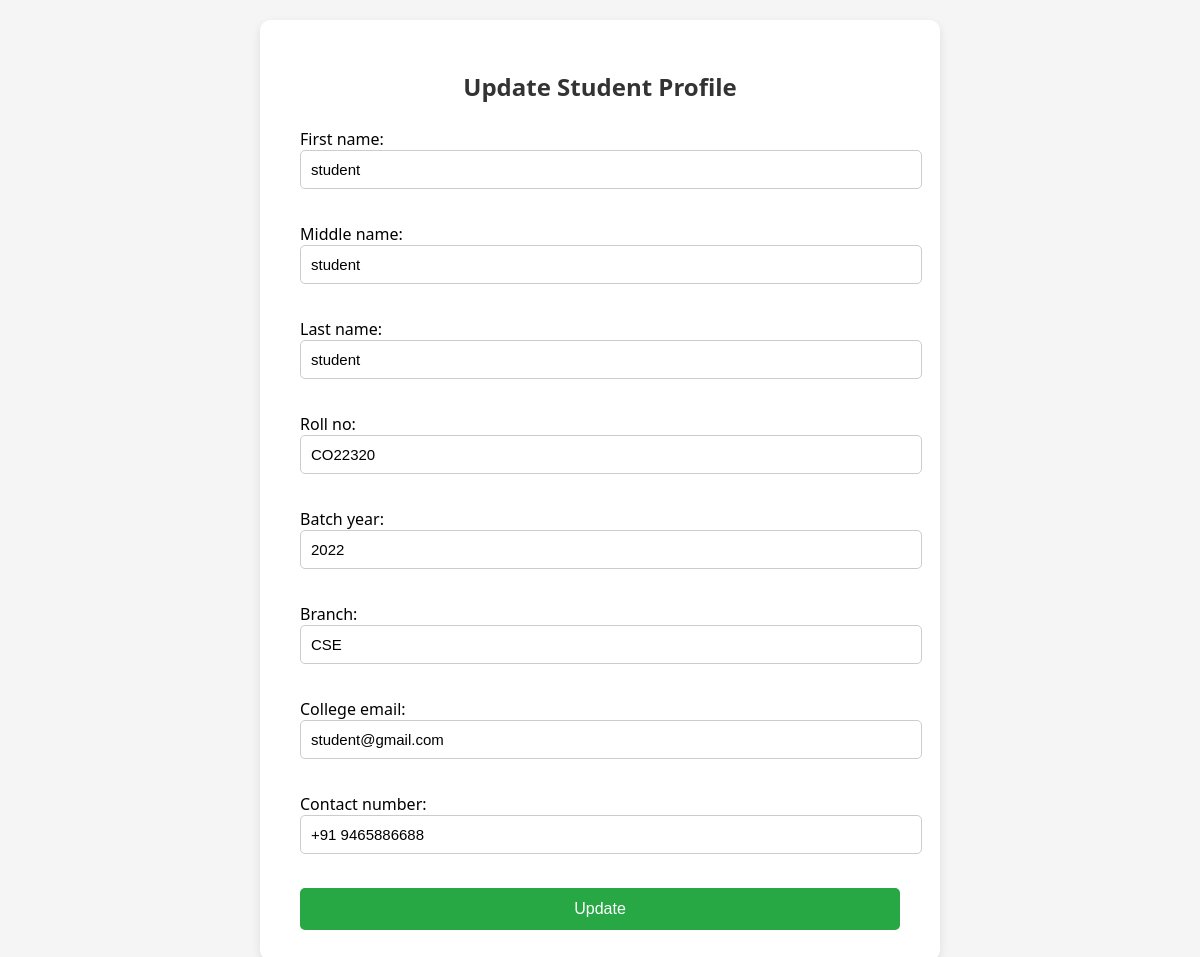
Page /update/student/ (signed in) on the committed database.
### accounts/models.py (models this page shows, shortened)
class Student(models.Model):
    user = models.OneToOneField(CustomUser, on_delete=models.CASCADE, related_name='student_profile')
    student_id = models.UUIDField(default=uuid.uuid4, editable=False, unique=True)
    roll_no = models.CharField(max_length=20, unique=True)
    first_name = models.CharField(max_length=30)
    middle_name = models.CharField(max_length=30, blank=True, null=True)
    last_name = models.CharField(max_length=30)
    batch_year = models.IntegerField()
    branch = models.CharField(max_length=50)
    college_email = models.EmailField(unique=True)
    contact_number = models.CharField(max_length=15, blank=True, null=True)

### accounts/views.py (the view)
# urls.py: path('update/student/', update_student_profile, name='update_student_profile'),
@login_required
def update_student_profile(request):
    student = request.user.student_profile
    if request.method == 'POST':
        form = StudentUpdateForm(request.POST, instance=student)
        if form.is_valid():
            form.save()
            return redirect('accounts:student_dashboard')
    else:
        form = StudentUpdateForm(instance=student)
    return render(request, 'update_student.html', {'form': form})

### accounts/forms.py
class StudentUpdateForm(forms.ModelForm):
    class Meta:
        model = Student
        fields = ['first_name', 'middle_name', 'last_name', 'roll_no', 'batch_year', 'branch', 'college_email', 'contact_number']
    def __init__(self, *args, **kwargs):
        super(StudentUpdateForm, self).__init__(*args, **kwargs)

### accounts/templates/update_student.html (shortened to what this page needs)
<!DOCTYPE html>
<html lang="en">
<head>
</head>
<body>
    <div class="form-container">
        <h2>Update Student Profile</h2>
        <form method="post">
            {{ form.as_p }}
            <button type="submit">Update</button>
        </form>
    </div>
</body>
</html>

### accounts/templates/update_student.html (style rules this page uses)
body { font-family: 'Segoe UI', sans-serif; background-color: #f5f5f5; margin: 0; padding: 20px; }
.form-container { max-width: 600px; margin: auto; background-color: #fff; padding: 30px 40px; border-radius: 10px; box-shadow: 0 4px 10px rgba(0,0,0,0.1); }
h2 { text-align: center; color: #333; margin-bottom: 25px; }
form input, form select { width: 100%; padding: 10px; margin-bottom: 18px; border: 1px solid #ccc; border-radius: 5px; font-size: 15px; }
button { width: 100%; padding: 12px; background-color: #28a745; color: white; border: none; font-size: 16px; border-radius: 5px; cursor: pointer; }

### rows in the picture
Student: first_name "student", middle_name "student", last_name "student", roll_no "CO22320", batch_year "2022", branch "CSE", college_email "student@gmail.com", contact_number "+91 9465886688"
